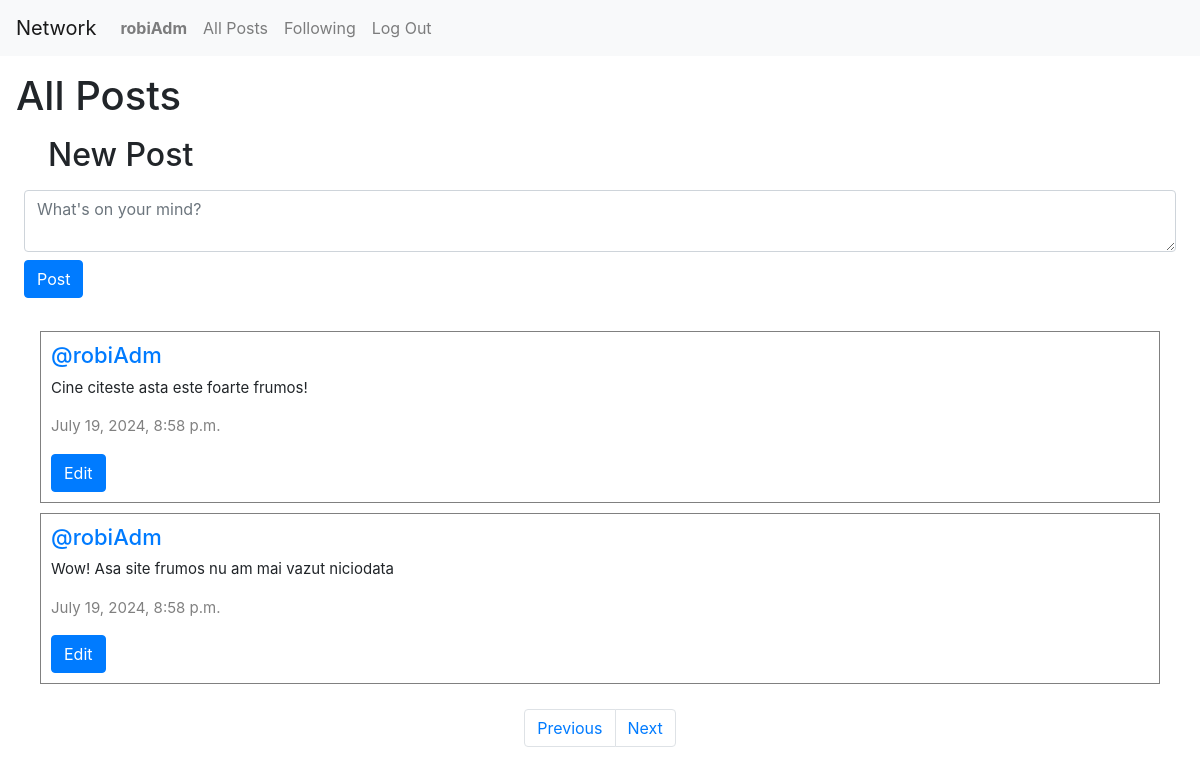
/?page=2 (signed in), run on the app's committed database.
### network/models.py (models this page shows, shortened)
class User(AbstractUser):
    pass

class Post(models.Model):
    user = models.ForeignKey(User, on_delete=models.CASCADE, related_name="posts")
    content = models.CharField(max_length=280)
    date = models.DateTimeField(auto_now_add=True)

### network/views.py (the view)
# urls.py: path("", views.index, name="index"),
def index(request):
    allPosts = Post.objects.all().order_by("id").reverse()
    p = Paginator(allPosts, 2)
    pageNumber = request.GET.get('page')
    postOnPage = p.get_page(pageNumber)
    allLikes = Like.objects.all()
    whoUserLiked = []
    try:
        for like in allLikes:
            if like.user.id == request.user.id:
                whoUserLiked.append(like.post.id)
    except:
        whoUserLiked = []
    return render(request, "network/index.html" , {
        "postOnPage": postOnPage,
        "whoUserLiked": whoUserLiked
    })

### network/templates/network/index.html (shortened to what this page needs)
{% extends "network/layout.html" %}
{% block body %}
    <h1 class="mx-3 my-3">All Posts</h1>
    {% if user.is_authenticated %}
        <div class = "new-post">
            <h2 class="mx-5 my-3">New Post</h2>
            <form action="{% url 'newPost' %}" method="POST" class="mx-4">
                <textarea name="post" class="form-control" placeholder="What's on your mind?"></textarea>
                <input type="Submit" class="btn btn-primary my-2" value="Post">
            </form>
        </div>
        <div class="all-posts">
            {% for post in postOnPage %}
                <div class ="row post">
                    <h5 class="username"> <a href="{% url 'profile' user_name=post.user.username %}"> @{{ post.user }} </a> </h5>
                    <p class="content" id="content_{{ post.id }}"> {{ post.content }} </p>
                    <p class="date"> {{ post.date }} </p>
                    {% if user.is_authenticated %}
                        {% if user == post.user %}
                            <div class="d-flex">
                                <button class="btn btn-primary" data-toggle="modal" data-target="#modal_edit_post_{{ post.id }}">Edit</button>
                            </div>
                        {% endif %}
                    {% endif %}
                </div>
            {% endfor %}
        </div>
        <nav aria-label="Page navigation example" class="mx-3">
            <ul class="pagination d-flex justify-content-center">
                {% if postOnPage.has_previous %}
                    <li class="page-item"><a class="page-link" href="?page={{ postOnPage.previous_page_number }}">Previous</a></li>
                {% endif %}
                {% if postOnPage.has_next %}
                    <li class="page-item"><a class="page-link" href="?page={{ postOnPage.next_page_number }}">Next</a></li>
                {% endif %}
            </ul>
          </nav>
    {% endif %}
{% endblock %}

### network/templates/network/layout.html (shortened to what this page needs)
{% load static %}
<!DOCTYPE html>
<html lang="en">
    <head>
        <link rel="stylesheet" href="https://stackpath.bootstrapcdn.com/bootstrap/4.4.1/css/bootstrap.min.css">
        <link href="{% static 'network/styles.css' %}" rel="stylesheet">
        <link rel="stylesheet" href="https://cdnjs.cloudflare.com/ajax/libs/font-awesome/4.7.0/css/font-awesome.min.css">
    </head>
    <body>
        <nav class="navbar navbar-expand-lg navbar-light bg-light">
            <a class="navbar-brand" href="{% url 'index' %}">Network</a>
            <div>
              <ul class="navbar-nav mr-auto">
                {% if user.is_authenticated %}
                    <li class="nav-item">
                        <a class="nav-link" href="{% url 'profile' user_name=user.username %}"><strong>{{ user.username }}</strong></a>
                    </li>
                {% endif %}
                <li class="nav-item">
                  <a class="nav-link" href="{% url 'index' %}">All Posts</a>
                </li>
                {% if user.is_authenticated %}
                    <li class="nav-item">
                        <a class="nav-link" href="{% url 'following' %}">Following</a>
                    </li>
                    <li class="nav-item">
                        <a class="nav-link" href="{% url 'logout' %}">Log Out</a>
                    </li>
                {% endif %}
              </ul>
            </div>
          </nav>
        <div class="body">
            {% block body %}
            {% endblock %}
        </div>
    </body>
</html>

### network/static/network/styles.css (style rules this page uses)
.all-posts { display: flex; justify-content: flex-start; flex-direction: column; margin: 20px; }
.post { border: 0.1px solid gray; display: flex; justify-content: center; flex-direction: column; box-sizing: border-box; margin: 5px 20px; padding: 10px }
.content { font-size: 15px; }
.username { font-size: 22px; }
.date { color: gray; font-size: 15px; }

### data on the page
User: username "robiAdm"
Post: user "robiAdm", content "Cine citeste asta este foarte frumos!", date "July 19, 2024, 8:58 p.m."
Post: user "robiAdm", content "Wow! Asa site frumos nu am mai vazut niciodata", date "July 19, 2024, 8:58 p.m."
